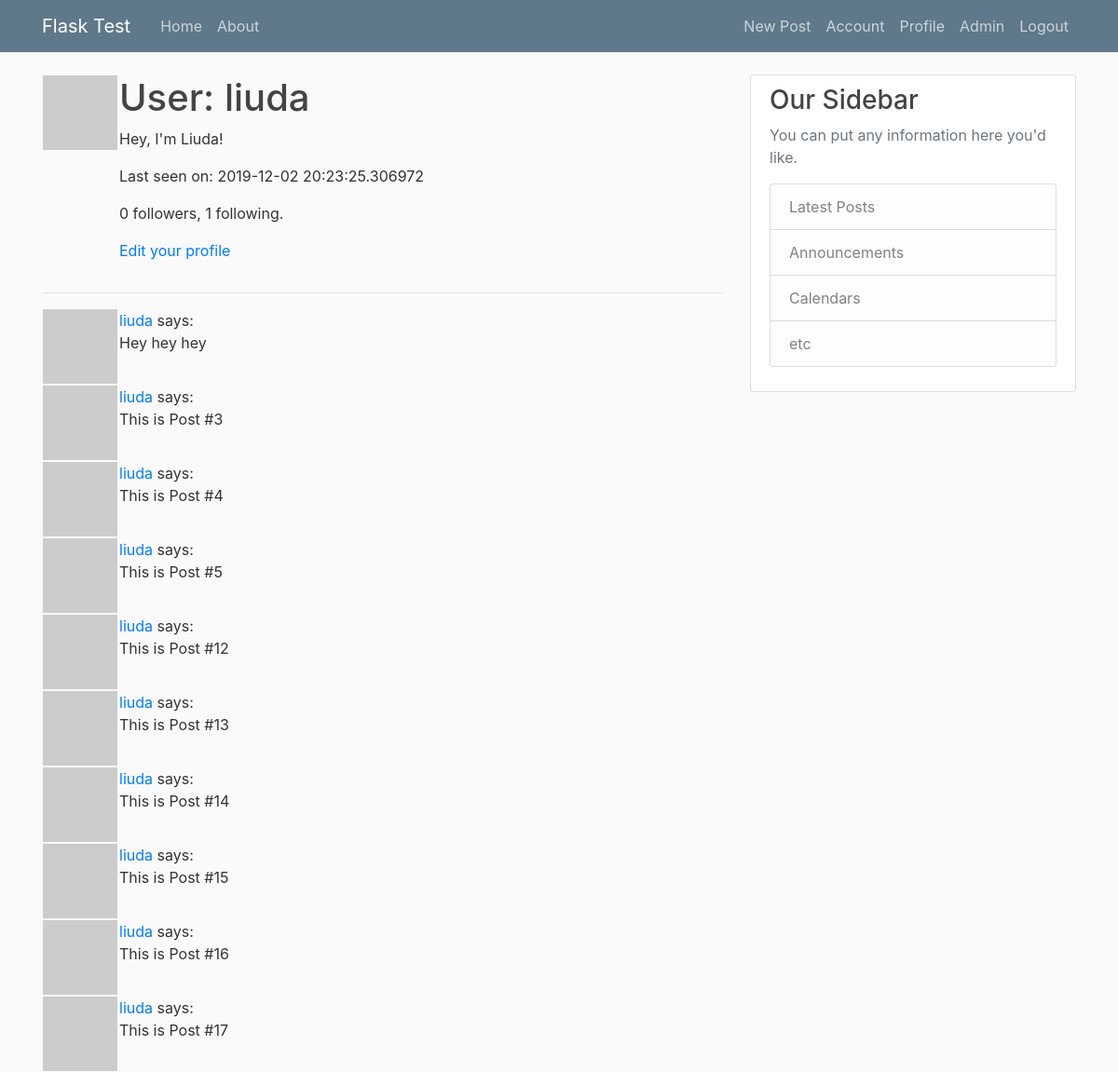
Page /user/liuda (signed in) on the committed database.
### flaskblog/models.py (models this page shows, shortened)
class User(db.Model, UserMixin):
	id = db.Column(db. Integer, primary_key=True)
	username = db.Column(db.String(20), unique=True, nullable=False)
	email = db.Column(db.String(120), unique=True, nullable=False)
	image_file = db.Column(db.String(20), nullable=False, default='default.jpg')
	password = db.Column(db.String(60), nullable=False)
	posts = db.relationship( 'Post', backref='author', lazy=True)
	about_me = db.Column(db.String(140))
	last_seen = db.Column(db.DateTime, default=datetime.utcnow)
	admin = db.Column(db.Boolean())
	notes = db.Column(db.UnicodeText)
	followed = db.relationship(
        'User', secondary=followers,
        primaryjoin=(followers.c.follower_id == id),
        secondaryjoin=(followers.c.followed_id == id),
        backref=db.backref('followers', lazy='dynamic'), lazy='dynamic')
	def avatar(self, size):
		digest = md5(self.email.lower().encode('utf-8')).hexdigest()
		return 'https://www.gravatar.com/avatar/{}?d=identicon&s={}'.format(digest, size)

class Post(db.Model):
	id = db.Column(db.Integer, primary_key=True)
	title = db.Column(db.String(100), nullable=False)
	date_posted = db.Column(db.DateTime, nullable=False, default=datetime.utcnow)
	content = db.Column(db.Text, nullable=False)
	user_id = db.Column(db.Integer, db.ForeignKey('user.id'), nullable=False)

### flaskblog/routes.py (the view)
@app.route('/user/<username>')
@login_required
def user(username):
    user = User.query.filter_by(username=username).first_or_404()
    page = request.args.get('page', 1, type=int)
    posts = Post.query.filter_by(user_id=user.id).paginate(page, 20, False)
    return render_template('user.html', user=user, posts=posts.items)

### flaskblog/models.py (called while the page is built)
@login_manager.user_loader
def load_user(user_id):
	return User.query.get(int(user_id))

### flaskblog/routes.py (called while the page is built)
@app.before_request
def before_request():
    if current_user.is_authenticated:
        current_user.last_seen = datetime.utcnow()
        db.session.commit()

### flaskblog/templates/user.html
{% extends "layout.html" %}
{% block content %}
    <table>
        <tr valign="top">
            <td><img src="{{ user.avatar(128) }}"></td>
            <td>
                <h1>User: {{ user.username }}</h1>
                {% if user.about_me %}<p>{{ user.about_me }}</p>{% endif %}
                {% if user.last_seen %}<p>Last seen on: {{ user.last_seen }}</p>{% endif %}
                <p>{{ user.followers.count() }} followers, {{ user.followed.count() }} following.</p>
                {% if user == current_user %}
                <p><a href="{{ url_for('edit_profile') }}">Edit your profile</a></p>
                {% elif not current_user.is_following(user) %}
                <p><a href="{{ url_for('follow', username=user.username) }}">Follow</a></p>
                {% else %}
                <p><a href="{{ url_for('unfollow', username=user.username) }}">Unfollow</a></p>
                {% endif %}
            </td>
        </tr>
    </table>
    <hr>
    {% for post in posts %}
        {% include '_post.html' %}
    {% endfor %}
{% endblock %}

### flaskblog/templates/_post.html
<table>
    <tr valign="top">
        <td><img src="{{ post.author.avatar(36) }}"></td>
        <td><a href="{{ url_for('user', username=post.author.username) }}">{{ post.author.username }}</a> says:<br>{{ post.content }}</td>
    </tr>
</table>

### flaskblog/static/main.css (style rules this page uses)
body { background: #fafafa; color: #333333; margin-top: 5rem; }
h1, h2, h3, h4, h5, h6 { color: #444444; }

### rows in the picture
User: username "liuda", about_me "Hey, I'm Liuda!", last_seen "2019-12-02 20:23:25.306972"
Post: author.username "liuda", content "Hey hey hey"
Post: author.username "liuda", content "This is Post #3"
Post: author.username "liuda", content "This is Post #4"
Post: author.username "liuda", content "This is Post #5"
Post: author.username "liuda", content "This is Post #12"
Post: author.username "liuda", content "This is Post #13"
Post: author.username "liuda", content "This is Post #14"
Post: author.username "liuda", content "This is Post #15"
Post: author.username "liuda", content "This is Post #16"
Post: author.username "liuda", content "This is Post #17"

### other values in the picture
{{ user.followers.count() }} "0"
{{ user.followed.count() }} "1"
